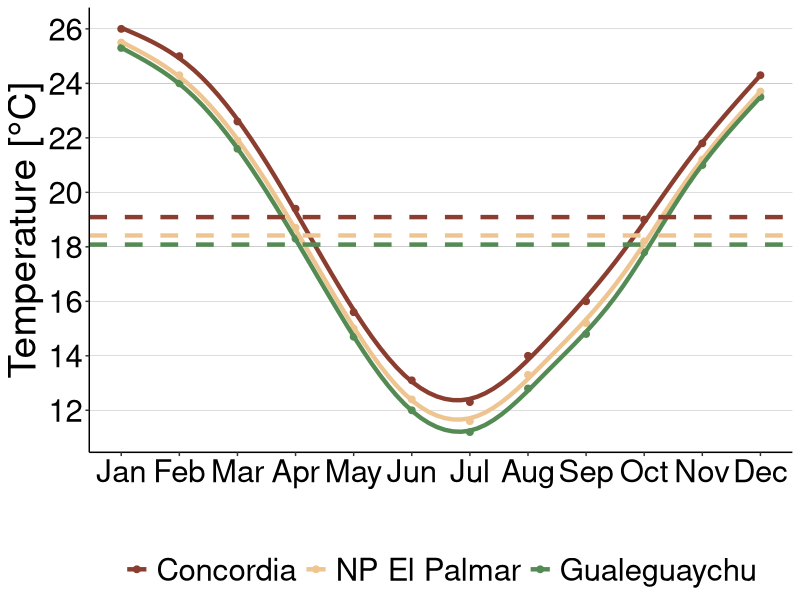
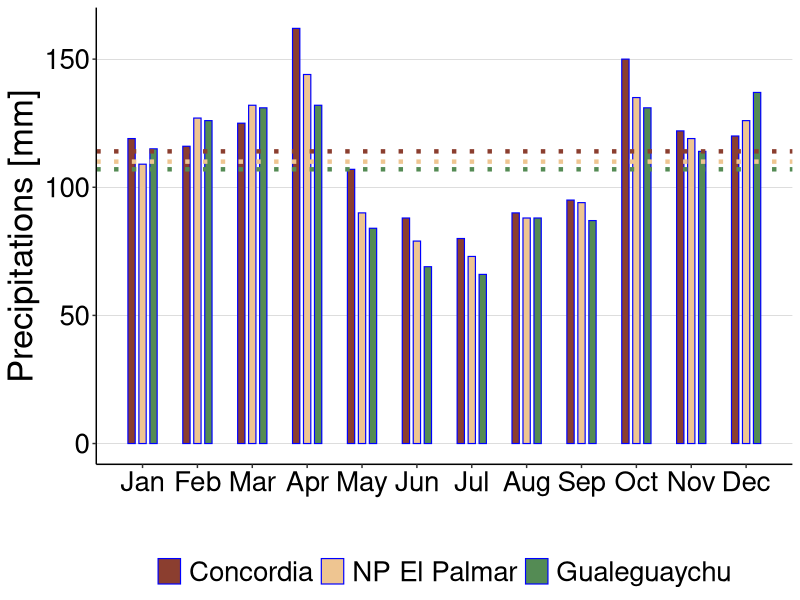

Here is the R script that generated these plots, in order:
## ---- chunk 1
knitr::opts_chunk$set(warning = FALSE, message = FALSE, echo = FALSE)

#Load library
library(readxl)

#Create object "dataclim" which contains climate data
dataclim <- read_excel("database.xlsx", sheet = "II historic")

dataclim$site<-factor(dataclim$site,levels=c("Concordia", "Palmar","Gualeguaychu"),labels = c("Concordia", "NP El Palmar","Gualeguaychu"))

# months <- c("Jan", "Feb", "Mar", "Apr", "May", "Jun", "Jul", "Aug", "Sep", "Oct", "Nov", "Dec")
# dataclim$month<-factor(dataclim$month,levels=months)

## ---- chunk 2
knitr::opts_chunk$set(warning = FALSE, message = FALSE, echo = FALSE)

library(dplyr)



## ---- chunk 3
knitr::opts_chunk$set(warning = FALSE, message = FALSE, echo = FALSE)

library(ggplot2)
temp_month_clim<-ggplot(dataclim, aes(x=month, y=T_mean, color=site)) +
  geom_point(size=2)+
  geom_smooth(method = "gam",se=F,size=1.5)+
  # geom_errorbar(aes(ymin=T_min, ymax=T_max),
  #               width=0.2, position=position_dodge(0))+
  scale_color_manual(values=c("coral4","burlywood2","palegreen4"))+
  labs(y="Temperature [°C]", x="")+
  theme_classic()+
  theme(panel.grid.major.y = element_line(size=0.05, color='black'))+
  theme(panel.grid.major.x = element_blank())+
  theme(text = element_text(size=28, color='black'))+
  theme(axis.text = element_text(color='black'))+
  theme(legend.title=element_blank())+
  theme(legend.position = "bottom")+
  scale_x_continuous(breaks = 1:12, labels = c("Jan", "Feb", "Mar", "Apr", "May", "Jun", "Jul", "Aug", "Sep", "Oct", "Nov", "Dec"))+
   scale_y_continuous(breaks = seq(0, max(28), by = 2))+
  geom_hline(yintercept = 19.09166667, color = "coral4", linetype = "dashed", size = 1.5)+
  geom_hline(yintercept = 18.41666667, color = "burlywood2", linetype = "dashed", size = 1.5)+
  geom_hline(yintercept = 18.08333333, color = "palegreen4", linetype = "dashed", size = 1.5)
temp_month_clim
## ---- chunk 4
knitr::opts_chunk$set(warning = FALSE, message = FALSE, echo = FALSE)

library(dplyr)

table_ppmean<-dataclim %>%
  dplyr::group_by(site) %>%
  dplyr::summarise(Mean=mean(PP_mean))

## ---- chunk 5
knitr::opts_chunk$set(warning = FALSE, message = FALSE, echo = FALSE)

library(ggplot2)
prec_month_clim<-ggplot(dataclim, aes(x=month, y=PP_mean, fill=site, width=.4)) +
  stat_summary(size = .4, geom = "bar",position=position_dodge(0.6), color="blue") +
  scale_fill_manual(values=c("coral4","burlywood2","palegreen4"))+
  labs(y="Precipitations [mm]", x="")+
  theme_classic()+
  theme(panel.grid.major.y = element_line(size=0.05, color='black'))+
  theme(panel.grid.major.x = element_blank())+
  theme(text = element_text(size=25, color='black'))+
  theme(axis.text = element_text(color='black'))+
  theme(legend.title=element_blank())+
  theme(legend.position = "bottom")+
  scale_x_continuous(breaks = 1:12, labels = c("Jan", "Feb", "Mar", "Apr", "May", "Jun", "Jul", "Aug", "Sep", "Oct", "Nov", "Dec"))+
  geom_hline(yintercept = 114, color = "coral4", linetype = 3, size = 1.5)+
  geom_hline(yintercept = 110, color = "burlywood2", linetype = 3, size = 1.5)+
  geom_hline(yintercept = 107, color = "palegreen4", linetype = 3, size = 1.5)
prec_month_clim

